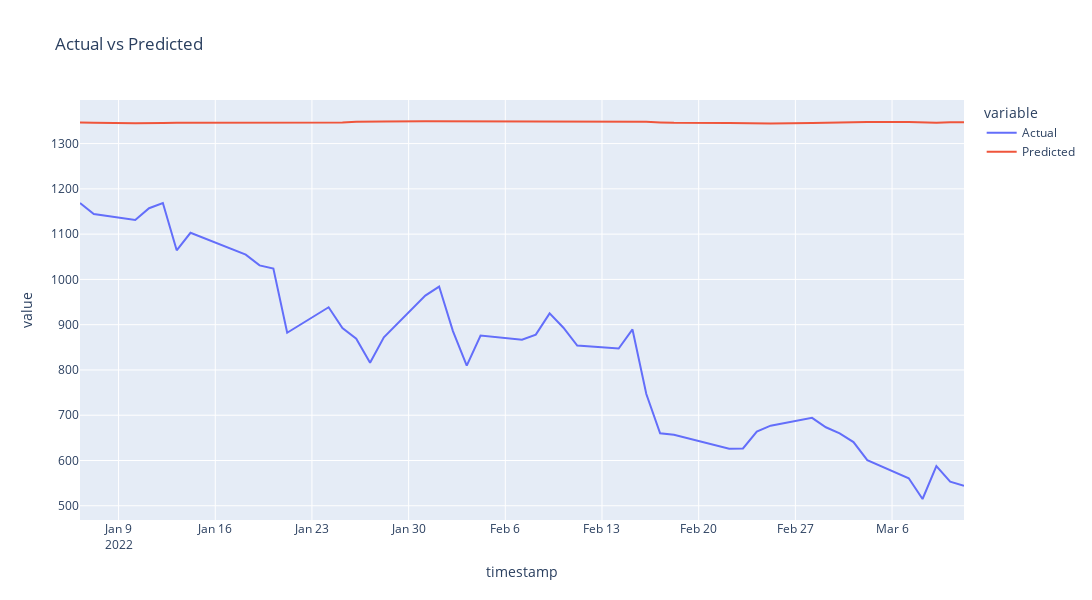

Write notebook code for a chart like this one.
### Code cell
# Plot the real vs predicted prices as a line chart
price_fig = px.line(prices, y = ['Actual', 'Predicted'],  title = "Actual vs Predicted", width= 1500, height = 600)
price_fig.show()
